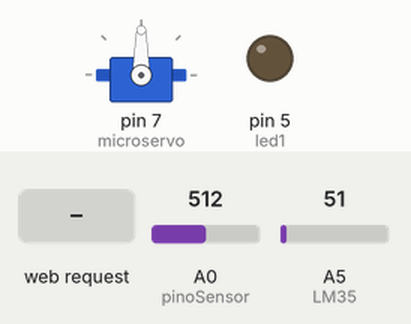
Recording of a sketch running on a simulated Arduino Uno, built with avr-gcc and run on an emulated ATmega328P. On the bench: servo, output pins drawn as LEDs (lit = HIGH). The inputs (shaded band) are chosen by the test bench; at power-on: A0 (pinoSensor) = 512, A5 (LM35) = 51.

Above: at 1.2 s.
1.3 s: HTTP request GET /abrir received
At 1.52 s:
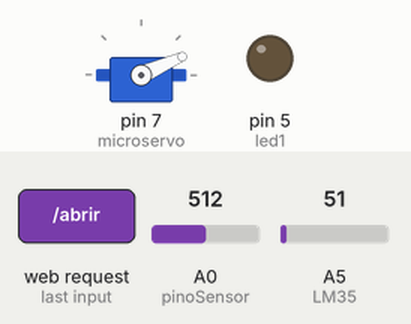
3.3 s: HTTP request GET /led1 received
At 4.1 s:
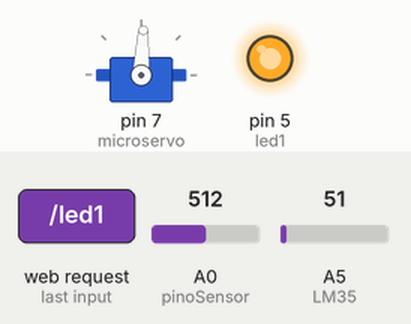
4.8 s: HTTP request GET /fechar received
At 5.8 s:
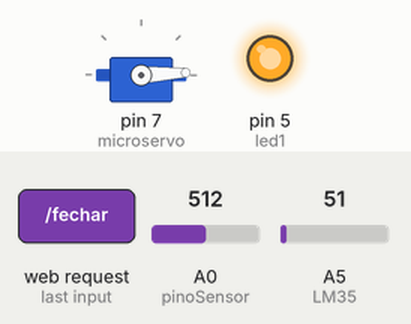
6.8 s: HTTP request GET /abrir received
Timing chart, 0 to 9.7 s (numbered marks = the images above; inputs shaded):
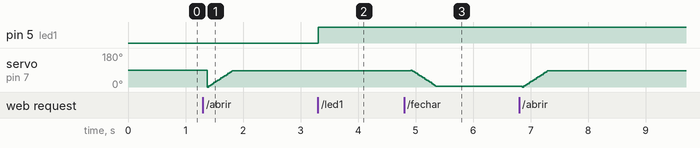

The sketch:

ArduinoVoiceCommand.ino
```cpp
#include <SPI.h>
#include <String.h>
#include <Ethernet.h>
#include <Servo.h>
#include <Wire.h>

const int LM35 = A5; // Define o pino que lera a saída do LM35
float temperatura; // Variável que armazenará a temperatura medida

int pinoSensor =A0;

int sensorValue_aux = 0;
float valorSensor = 0;
float valorCorrente = 0;
float voltsporUnidade = 0.004887586;// 5%1023
// Para ACS712 de  5 Amperes use 0.185
// Para ACS712 de 10 Amperes use 0.100
//  Para ACS712 de 5 Amperes use 0.066
float sensibilidade = 0.066;

//Tensao da rede AC 110 Volts e na verdade (127 volts)
int tensao = 127;

byte mac[] = { 0x90, 0xA2, 0xDA, 0x0D, 0x83, 0xEA };
byte ip [] = {192,168,1,103};
EthernetServer server(80);
int led1 =5;
int aberto=0;
Servo microservo;
int pos=0;

String readString = String(30);
String statusLed;
String statusServo;
void setup()
{
  //Serial.begin(9600); // inicializa a comunicação serial
  Ethernet.begin(mac, ip);
  pinMode(led1, OUTPUT);
  microservo.attach(7);
}
void loop()
{

temperatura = (float(analogRead(LM35))*5/(1023))/0.01;
//Serial.print("Temperatura: ");
//Serial.println(temperatura);
//delay(2000);

  for(int i=100; i>0; i--){
    // le o sensor na pino analogico A0 e ajusta o valor lido ja que a saída do sensor é (1023)vcc/2 para corrente =0
    sensorValue_aux = (analogRead(pinoSensor) -510);
    // somam os quadrados das leituras.
    valorSensor += pow(sensorValue_aux,2);
    delay(1);
  }
  int valorLido=analogRead(A5);

  // finaliza o calculo da média quadratica e ajusta o valor lido para volts
  valorSensor = (sqrt(valorSensor/ 10000)) * voltsporUnidade;
  // calcula a corrente considerando a sensibilidade do sernsor (185 mV por amper)
  valorCorrente = (valorSensor/sensibilidade);

  //tratamento para possivel ruido
  //O ACS712 para 30 Amperes é projetado para fazer leitura
  // de valores alto acima de 0.25 Amperes até 30.
  // por isso é normal ocorrer ruidos de até 0.20A
  //por isso deve ser tratado

  EthernetClient client = server.available();

  if(client)
  {
    while(client.connected())
    {
     if (client.available())
      {
      char c = client.read();

      if(readString.length() < 30) {
    readString += (c);
    }


    if(c == '\n')
    {

      if(readString.indexOf("led1") >0)
      {
        digitalWrite(led1, !digitalRead(led1));
      }


      // cabeçalho http padrão
          client.println("HTTP/1.1 200 OK");
          client.println("Content-Type: text/html");
          client.println();
          client.println("<!doctype html>");
          client.println("<html>");
          client.println("<head>");
          client.println("<title>Acionando led com Arduino</title>");
          client.println("<meta name=\"viewport\" content=\"width=320\">");
          client.println("<meta name=\"viewport\" content=\"width=device-width\">");
          client.println("<meta charset=\"utf-8\">");
          client.println("<meta name=\"viewport\" content=\"initial-scale=1.0, user-scalable=no\">");
          client.println("</head>");
          client.println("<body>");
          client.println("<center>");

          client.println("<font size=\"5\" face=\"verdana\" color=\"Black\">Sistema</font>");
          client.println("<font size=\"5\" face=\"verdana\" color=\"black\"> de Automacao com </font>");
          client.println("<font size=\"5\" face=\"verdana\" color=\"blue\"> ARDUINO</font><br />");

          client.print("<font size=\"5\" face=\"verdana\" color=\"red\">Corrente - ");
          client.print(valorCorrente*6.8*0.01);
          client.println(" Amperes </font><br />");
          client.print("<font size=\"5\" face=\"verdana\" color=\"green\">Temperatura - ");
          client.print(temperatura);
          client.println(" Celsius </font><br />");


          if(digitalRead(led1))
          {
            statusLed ="Desligado";
          }
         else
        {
          statusLed = "Ligado";
        }

           if(pos==0)
          {
            statusServo ="aberta";

          }
         if(pos==90)
        {
          statusServo = "fechada";
        }

          client.println("<form action=\"led1\" method=\"get\">");
          client.println("<button type=submit style=\"width:200px;\">Led 1 -"+statusLed+" </button> ");
          client.println("</form> <br />");

          client.println("<form action=\"abrir\" method=\"get\">");
          client.println("<button type=submit style=\"width:200px;\"> Abrir porta</button> ");
          client.println("</form> <br />");

          client.println("<form action=\"fechar\" method=\"get\">");
          client.println("<button type=submit style=\"width:200px;\"> Fechar porta </button> ");
          client.println("</form> <br />");

          client.println("</center>");
          client.println("</body>");
          client.print(" <meta http-equiv=\"refresh\" content=\"2; url=http://192.168.1.103/\"> ");
          client.println("</html>");

          if (readString.indexOf("abrir") >0){
          for(pos = 0; pos < 90; pos += 3) // goes from 0 degrees to 180 degrees
          { // in steps of 1 degree
          microservo.write(pos); // tell servo to go to position in variable 'pos'
          delay(15); // waits 15ms for the servo to reach the position
          }
          }
          if (readString.indexOf("fechar") >0){
          for(pos = 90; pos>=1; pos-=3) // goes from 180 degrees to 0 degrees
          {
          microservo.write(pos); // tell servo to go to position in variable 'pos'
          delay(15); // waits 15ms for the servo to reach the position
          }

}

      readString = "";
      client.stop();

    }
    }
  }
}
}
```

Measured:
- after the input at 3.3 s, pin 5 (led1): LOW → HIGH at once
